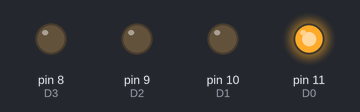
Bench run of a sketch on a simulated Arduino Uno, built with avr-gcc and run on an emulated ATmega328P. On the bench: output pins drawn as LEDs (lit = HIGH).

Above: at 0.2 s.
At 0.7 s:
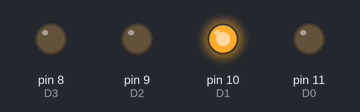
At 2.7 s:
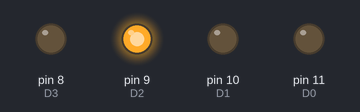
Timing chart, 0 to 3.5 s (numbered marks = the images above):
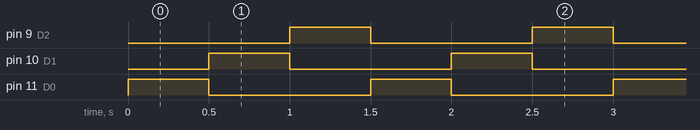

Measured:
- by itself, pin 9 (D2), pin 10 (D1), pin 11 (D0): alternates HIGH for 0.50 s and LOW for 1.0 s
- by itself, everything shown: repeats every 1.5 s, in 3 steps

The sketch:

P123.ino
```cpp
#define D0  11
#define D1  10
#define D2  9
#define D3  8

void setup()
{
  pinMode(D0, OUTPUT);
  pinMode(D1, OUTPUT);
  pinMode(D2, OUTPUT);
  pinMode(D3, OUTPUT);
}

void num(uint8_t n)
{
  digitalWrite(D3, 0); digitalWrite(D2, 0); digitalWrite(D1, 0); digitalWrite(D0, 0);

  switch (n)
  {
    case 0: digitalWrite(D0, 1);
            break;
    case 1: digitalWrite(D1, 1);
            break;
    case 2: digitalWrite(D2, 1);
            break;
    case 3: digitalWrite(D3, 1);
            break;
  }
}


void loop()
{
  for (uint8_t i=0; i<3; i++)
  {
    num(i);
    delay(500);
  }
}
```
